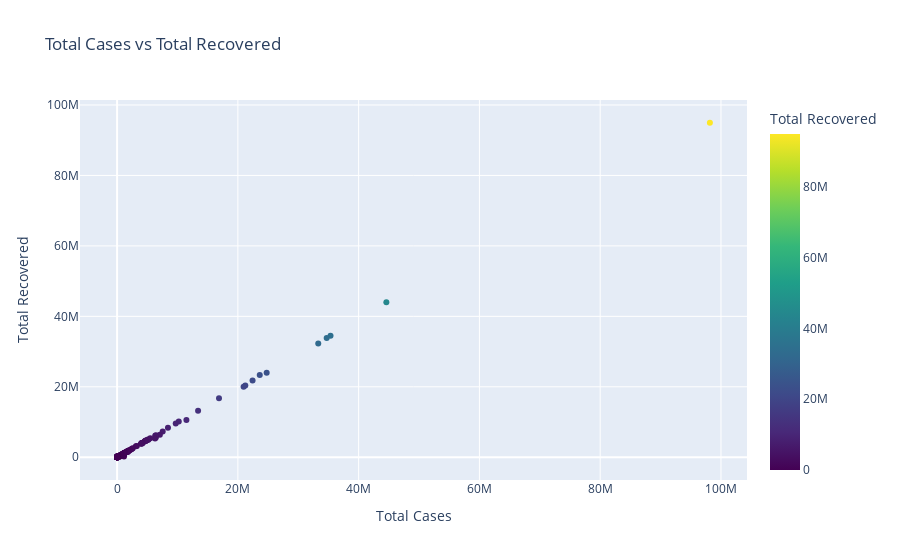

The cell this chart's notebook holds for it:
### Markdown cell above
# Total Cases VS Total Recovered

### Code cell
fig = px.scatter(df, x='Total Cases', y='Total Recovered', title="Total Cases vs Total Recovered", color_continuous_scale='Viridis', color='Total Recovered')
fig.show()

### Figure 1 — Plotly figure (JSON) as saved in the notebook; plotly's stock layout.template omitted (floating-point values rounded to 4 significant figures; data arrays with more than 128 entries replaced by an {"elided": "..."} marker saying what was removed)
{"data": [{"hovertemplate": "Total Cases=%{x}<br>Total Recovered=%{marker.color}<extra></extra>", "legendgroup": "", "marker": {"color": {"elided": "230 int values"}, "coloraxis": "coloraxis", "symbol": "circle"}, "mode": "markers", "name": "", "orientation": "v", "showlegend": false, "type": "scatter", "x": {"elided": "230 int values"}, "xaxis": "x", "y": {"elided": "230 int values"}, "yaxis": "y"}], "layout": {"coloraxis": {"colorbar": {"title": {"text": "Total Recovered"}}, "colorscale": [[0, "#440154"], [0.1111, "#482878"], [0.2222, "#3e4989"], [0.3333, "#31688e"], [0.4444, "#26828e"], [0.5556, "#1f9e89"], [0.6667, "#35b779"], [0.7778, "#6ece58"], [0.8889, "#b5de2b"], [1, "#fde725"]]}, "legend": {"tracegroupgap": 0}, "title": {"text": "Total Cases vs Total Recovered"}, "xaxis": {"anchor": "y", "domain": [0, 1], "title": {"text": "Total Cases"}}, "yaxis": {"anchor": "x", "domain": [0, 1], "title": {"text": "Total Recovered"}}}}
